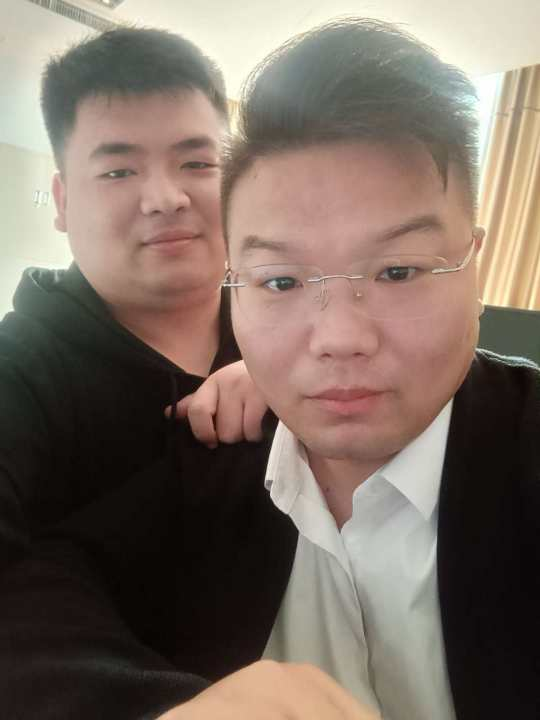
#> input picture dataset/test1.jpg, 540 x 720 px
$ python -i reader.py   (imports and definitions only)
#> lines starting #> are read from the running program, lines starting #| are printed output that depends on the picture
import os
import random
import mmap

import cv2
import numpy as np
from PIL import Image, ImageEnhance
from torch.utils import data


class ImageData(object):
    # [26 lines left out: functions __init__, get_img, not called in this run]

    # 获取图像标签
    def get_label(self, key):
        return self.label.get(key)

    # 获取所有keys
    def get_keys(self):
        return self.label.keys()


def random_brightness(img, lower=0.7, upper=1.3):
    e = np.random.uniform(lower, upper)
    return ImageEnhance.Brightness(img).enhance(e)


# 随机修改图片的对比度
def random_contrast(img, lower=0.7, upper=1.3):
    e = np.random.uniform(lower, upper)
    return ImageEnhance.Contrast(img).enhance(e)


# 随机修改图片的颜色强度
def random_color(img, lower=0.7, upper=1.3):
    e = np.random.uniform(lower, upper)
    return ImageEnhance.Color(img).enhance(e)


def process(img, image_size=112, is_train=False):
#> called with img = '../dataset/test1.jpg', image_size = 112, is_train = False
    if isinstance(img, str):
        img = cv2.imread(img)
#> img is the input picture: shape (720, 540, 3); mean B, G, R 97.6, 108.1, 122.8
    img = cv2.resize(img, (image_size, image_size))
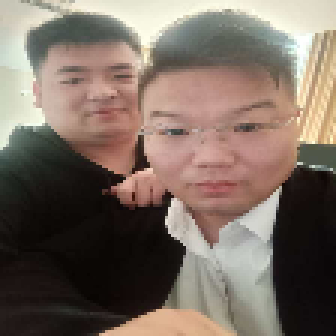
#> img: shape (112, 112, 3) (shown 3 times larger); mean B, G, R 97.6, 108.1, 122.8
    # 随机水平翻转
    if is_train and random.random() > 0.5:
        img = cv2.flip(img, 1)
    # 图像增强
    if is_train:
        # 转成PIL进行预处理
        img = Image.fromarray(cv2.cvtColor(img, cv2.COLOR_BGR2RGB))
        ops = [random_brightness, random_contrast, random_color]
        np.random.shuffle(ops)
        if random.random() > 0.5:
            img = ops[0](img)
        # 转回cv2
        img = cv2.cvtColor(np.array(img), cv2.COLOR_RGB2BGR)
    img = img.transpose((2, 0, 1))
    img = (img - 127.5) / 127.5
    return img


class Dataset(data.Dataset):

    # [21 lines left out: functions __init__, __getitem__, not called in this run]

    def __len__(self):
        return len(self.keys)

>>> result = process('../dataset/test1.jpg')
